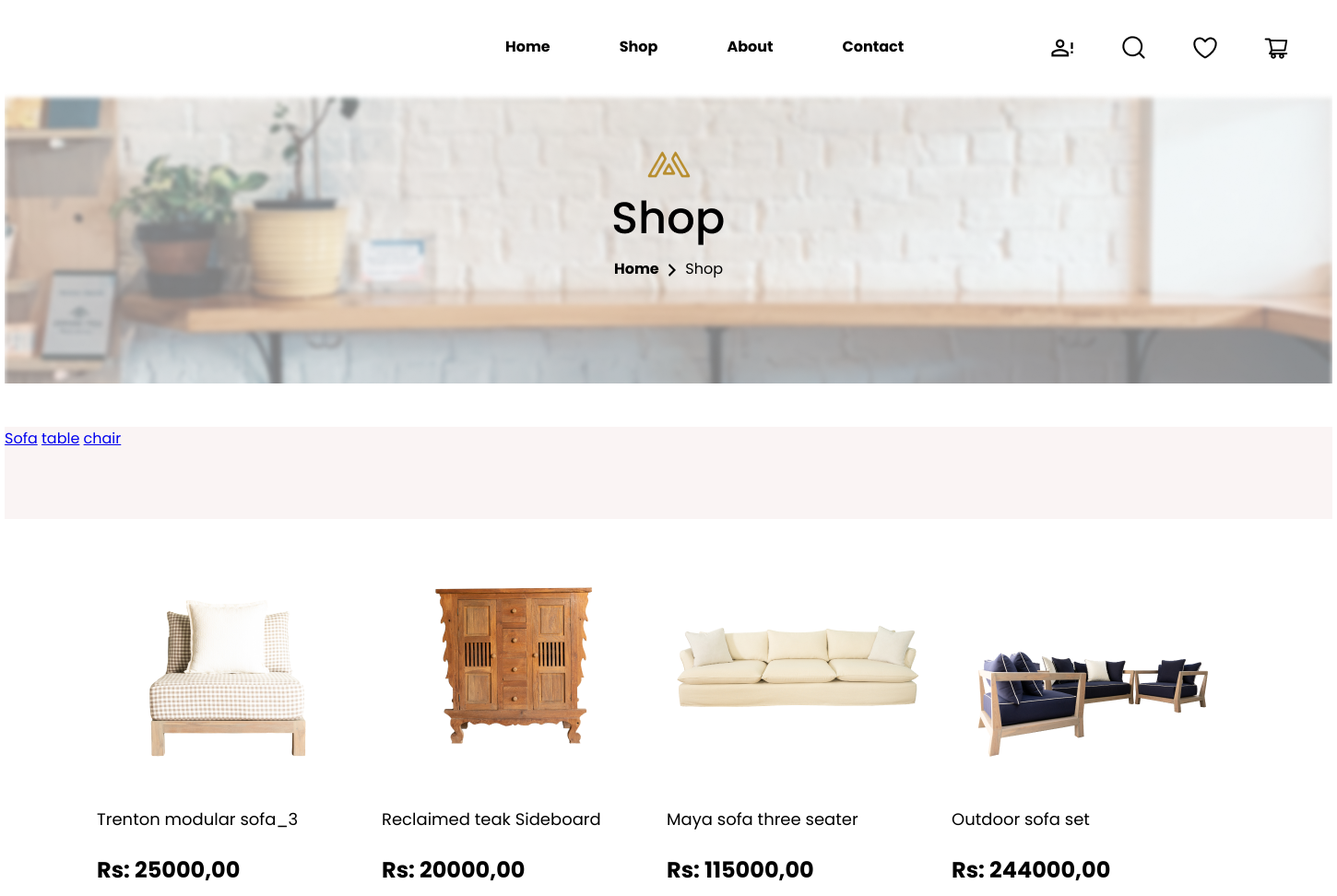
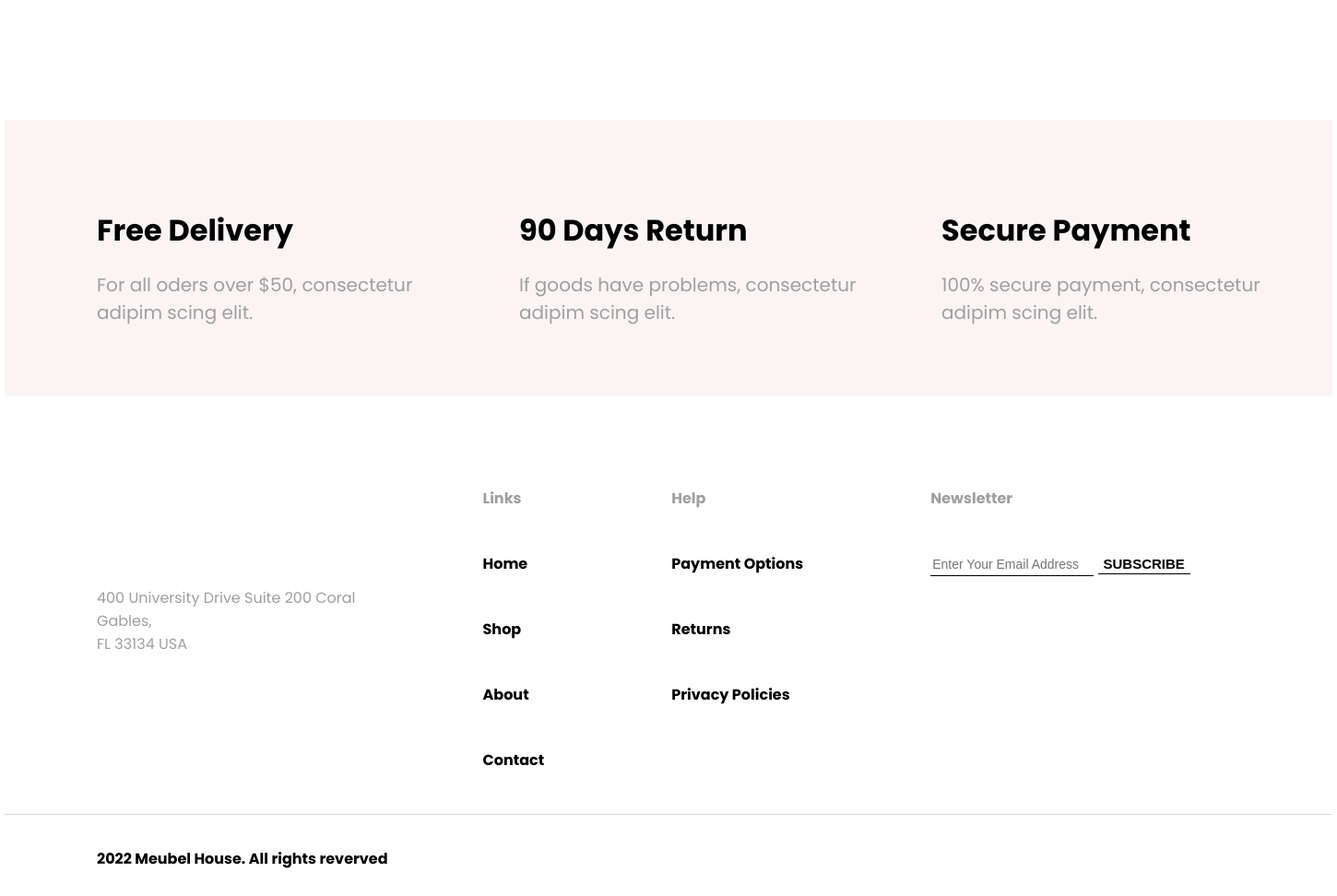
The app's page /shoplist/cat/1/ with its own data (2 pictures, top to bottom).
### shoplist/models.py (models this page shows, shortened)
class Category(models.Model):
    category_name = models.CharField(max_length=50)
    class Meta:
        verbose_name = 'Категория'
        verbose_name_plural = 'Категории'

class ShoplistProduct(models.Model):
    product_name = models.CharField(max_length=100)
    product_price = models.DecimalField(verbose_name='Цена', max_digits=10, decimal_places=2)
    pub_date = models.DateTimeField('date published')
    description = models.TextField(default='Описание товара')
    product_category = models.ForeignKey(Category, on_delete=models.CASCADE, null=True)
    title_img = models.ImageField(upload_to='uploads/', null=True, blank=True)
    sku = models.CharField(max_length=50, null=True, blank=True)
    class Meta:
        verbose_name = 'Продукт'
        verbose_name_plural = 'Продукты'

### shoplist/views.py (the view)
# urls.py: path('', views.product_category, name='product_category'),
def product_category(request, category_id=None):
    if category_id:
        categories = Category.objects.get(pk=category_id)
        products = ShoplistProduct.objects.filter(product_category=categories)
    else:
        products = ShoplistProduct.objects.all()
    context = {'categories': Category.objects.all(), 'products': products}
    return render(request, 'catalog.html', context)

### shoplist/templates/catalog.html
        {%  extends 'base_product.html' %}
        {% block content %}
        {% load static %}
        <div class="imgline">
            <div class="bloggroup">
                <img src="{% static 'shoplist/img/shopgroup.png' %}">
                <div class="homeblog">
                    <b>Home</b>
                    <img src="{% static 'shoplist/img/arrowblog.png' %}">
                    <span>Shop</span>
                </div>
            </div>
        </div>
    </header>
    <section class="filter">
        <div>
            {% if categories %}
                {% for caty in categories %}
                    <a href="/shoplist/cat/{{ caty.id }}/">{{ caty.category_name }}</a>
                {% endfor %}
            {% endif %}
        </div>
    </section>
    <section>
            {% if products %}
                <div class="products">
                {% for product in products %}
                    <div class="one_product">
                        <div class="img_product">
                            <img src="/media/{{ product.title_img }}">
                        </div>
                            <a href="/shoplist/{{ product.id }}/">{{ product.product_name }}</a>
                            <p>Rs: {{ product.product_price}}<a href="/shoplist/{{ product.id }}/"></a></p>
                    </div>
                {% endfor %}
                </div>
            {% else %}
                <p>No product are available.</p>
            {% endif %}
    </section>
    <section class="pre_footer">
            <div>
                <b>Free Delivery</b>
                <p>For all oders over $50, consectetur<br> adipim scing elit.</p>
            </div>
            <div>
                <b>90 Days Return</b>
                <p>If goods have problems, consectetur<br> adipim scing elit.</p>
            </div>
            <div>
                <b>Secure Payment</b>
                <p>100% secure payment, consectetur<br> adipim scing elit.</p>
            </div>
        </section>
        {% endblock %}

### shoplist/static/shoplist/css/shop.css (style rules this page uses)
body { font-family: Poppins, serif; width: 1440px; margin: 0 auto; }
.imgline { height: 316px; background: url("../img/blogfont.png"); }
.bloggroup { height: 316px; text-align: center; padding-top: 40px; }
.homeblog img { width: 20px; height: 20px; vertical-align: middle; }
section.filter { margin-top: 47px; height: 100px; background: #FAF4F4; }
.products { display: flex; flex-wrap: wrap; padding: 17px 69px 117px 100px; }
.one_product { width: 278px; padding-right: 31px; }
.img_product { display: table-cell; vertical-align: middle; text-align: center; height: 295px; width: 278px; }
.one_product a { display: flex; width: 240px; font-size: 18px; text-decoration: none; color: black; }
.one_product p { font-size: 24px; font-weight: bold; }
.pre_footer { display: flex; padding-top: 0; padding-left: 100px; height: 300px; background: #FAF4F4; justify-content: space-between; }
.pre_footer div { width: 376px; padding-right: 48px; padding-top: 96px; }
.pre_footer b { font-size: 32px; }
.pre_footer p { font-size: 20px; color: #9F9F9F; }

### records on screen
Category: category_name "Sofa"
Category: category_name "table"
Category: category_name "chair"
ShoplistProduct: title_img (picture), product_name "Trenton modular sofa_3", product_price "25000,00"
ShoplistProduct: title_img (picture), product_name "Reclaimed teak Sideboard", product_price "20000,00"
ShoplistProduct: title_img (picture), product_name "Maya sofa three seater", product_price "115000,00"
ShoplistProduct: title_img (picture), product_name "Outdoor sofa set", product_price "244000,00"
